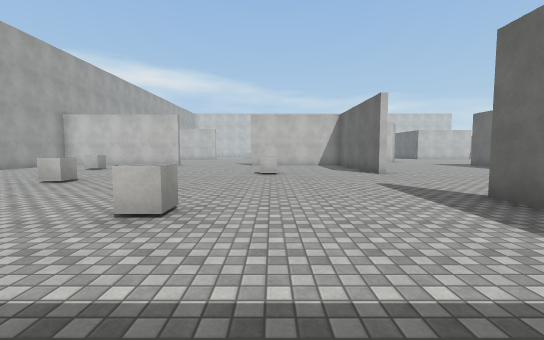
[1] (above)

16 first-person views from a walk through a Unity game level. The camera is 1.4 m above the floor, tilts 4° down and sees 90° across. The floor is counted in squares, 2 m on a side. Each view is taken from the middle of a square. On the plan, view 1 faces up. The plan holds only what a view shows up to about 9 squares ahead; the rest is blank. The player character is not drawn. Surface patterns are stand-ins for the level's own textures.

[2]
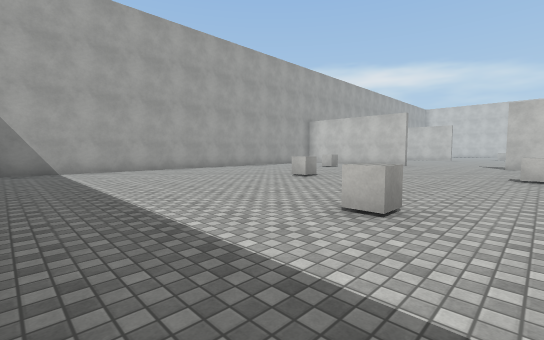

[3]
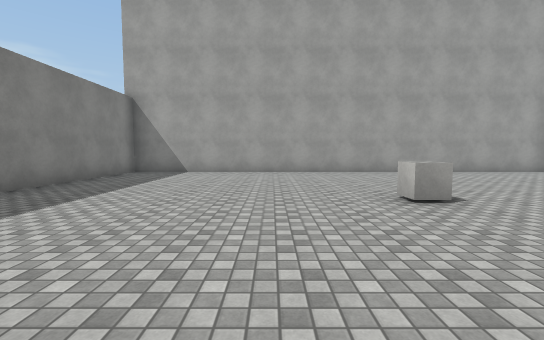

[4]
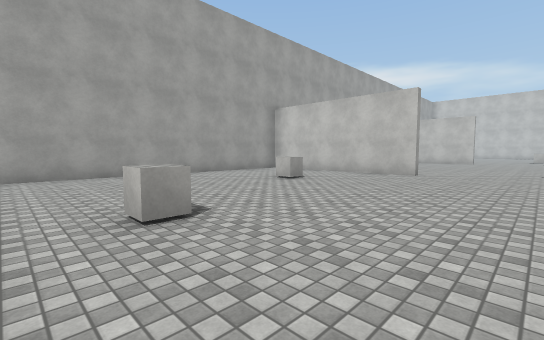

[5]
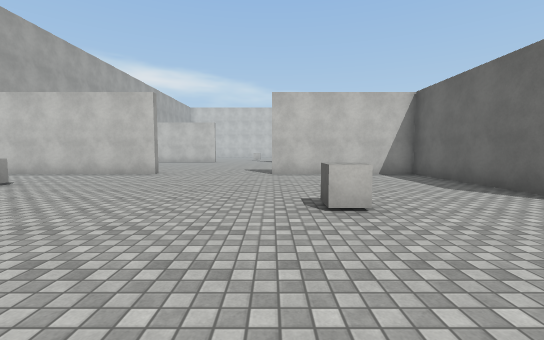

[6]
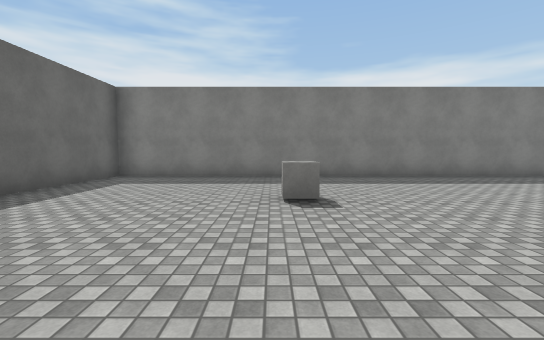

[7]
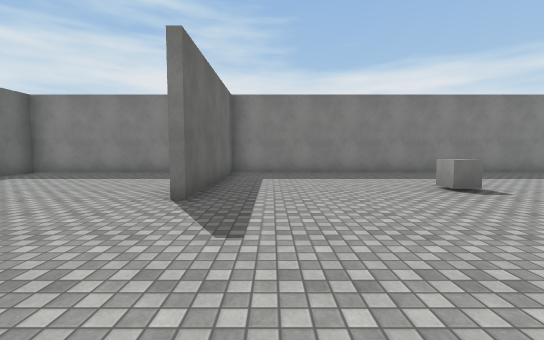

[8]
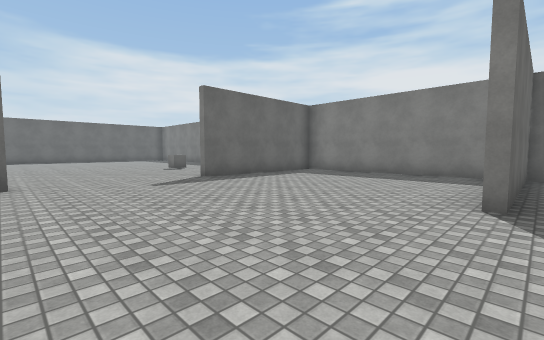

[9]
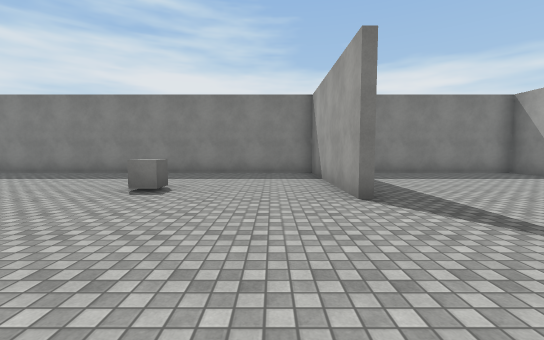

[10]
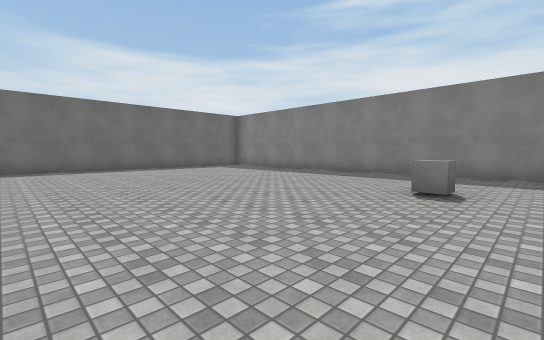

[11]
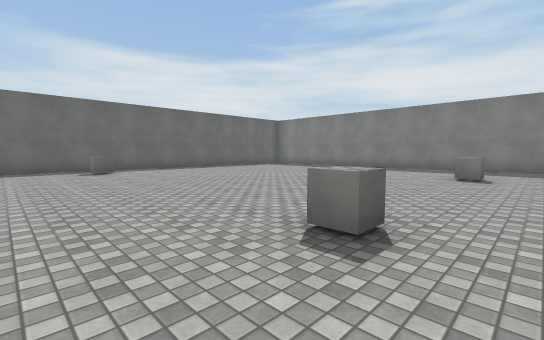

[12]
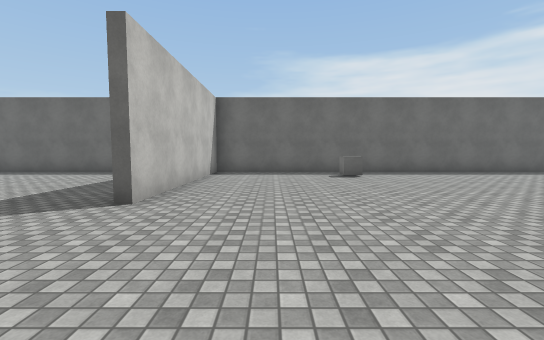

[13]
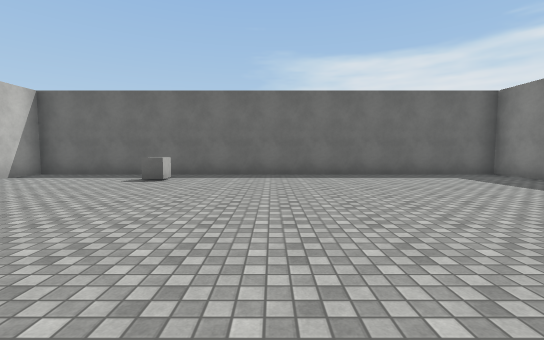

[14]
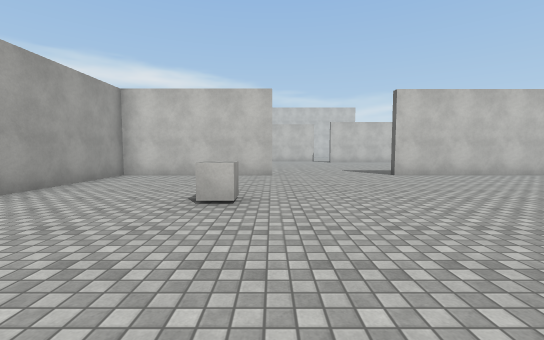

[15]
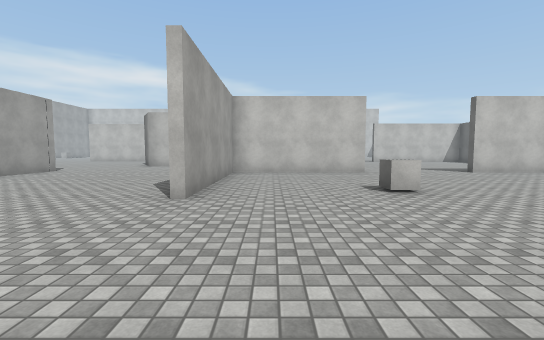

[16]
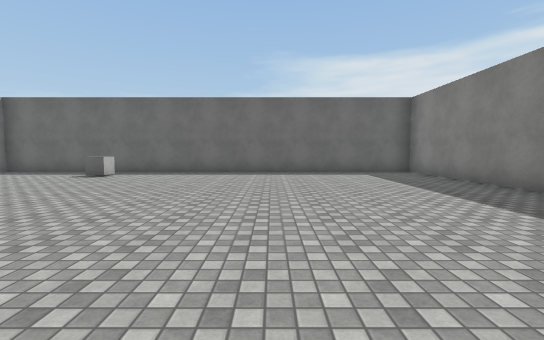

### Floor plan
Ten units are one square. View 1 is at (0, 0); x grows to the right and y downward. Boxes are objects, and circles mark ways between rooms. Rooms are numbered by the first view taken in them; rooms with no view inside come last. Other rooms are left out.
<svg viewBox="-105 -137 340 148">
<path fill="none" stroke="#000" d="M33 -82 33 -132 -10 -132M-45 -132 -92 -132M33 6 33 -41M-100 -130 -100 6 30 6M141 -128 97 -128 97 -79M97 -41 97 6 230 6 230 -128 175 -128"/>
<rect x="-75" y="-115" width="10" height="10" fill="#bbb"><title>cube</title></rect>
<rect x="-55" y="-65" width="10" height="10" fill="#bbb"><title>cube</title></rect>
<rect x="-25" y="-35" width="10" height="10" fill="#bbb"><title>cube</title></rect>
<rect x="-5" y="-85" width="10" height="10" fill="#bbb"><title>cube</title></rect>
<rect x="125" y="-35" width="10" height="10" fill="#bbb"><title>cube</title></rect>
<rect x="125" y="-95" width="10" height="10" fill="#bbb"><title>cube</title></rect>
<rect x="205" y="-95" width="10" height="10" fill="#bbb"><title>cube</title></rect>
<text x="-30" y="-60">1</text>
<text x="170" y="-60">2</text>
</svg>

Where each view was taken, in squares from view 1:
view 1: 0 up, 0 right, facing up
view 2: 0 up, 0 right, facing up-left
view 3: 4 up, 1 left, facing left
view 4: 5 up, 2 left, facing up-left
view 5: 5 up, 1 left, facing up
view 6: 7 up, 1 left, facing down
view 7: 8 up, 2 right, facing down
view 8: 8 up, 3 right, facing down-right
view 9: 8 up, 11 right, facing down
view 10: 8 up, 12 right, facing down-right
view 11: 11 up, 12 right, facing down-right
view 12: 11 up, 14 right, facing right
view 13: 6 up, 15 right, facing right
view 14: 5 up, 14 right, facing up
view 15: 4 up, 11 right, facing up
view 16: 4 up, 14 right, facing right
